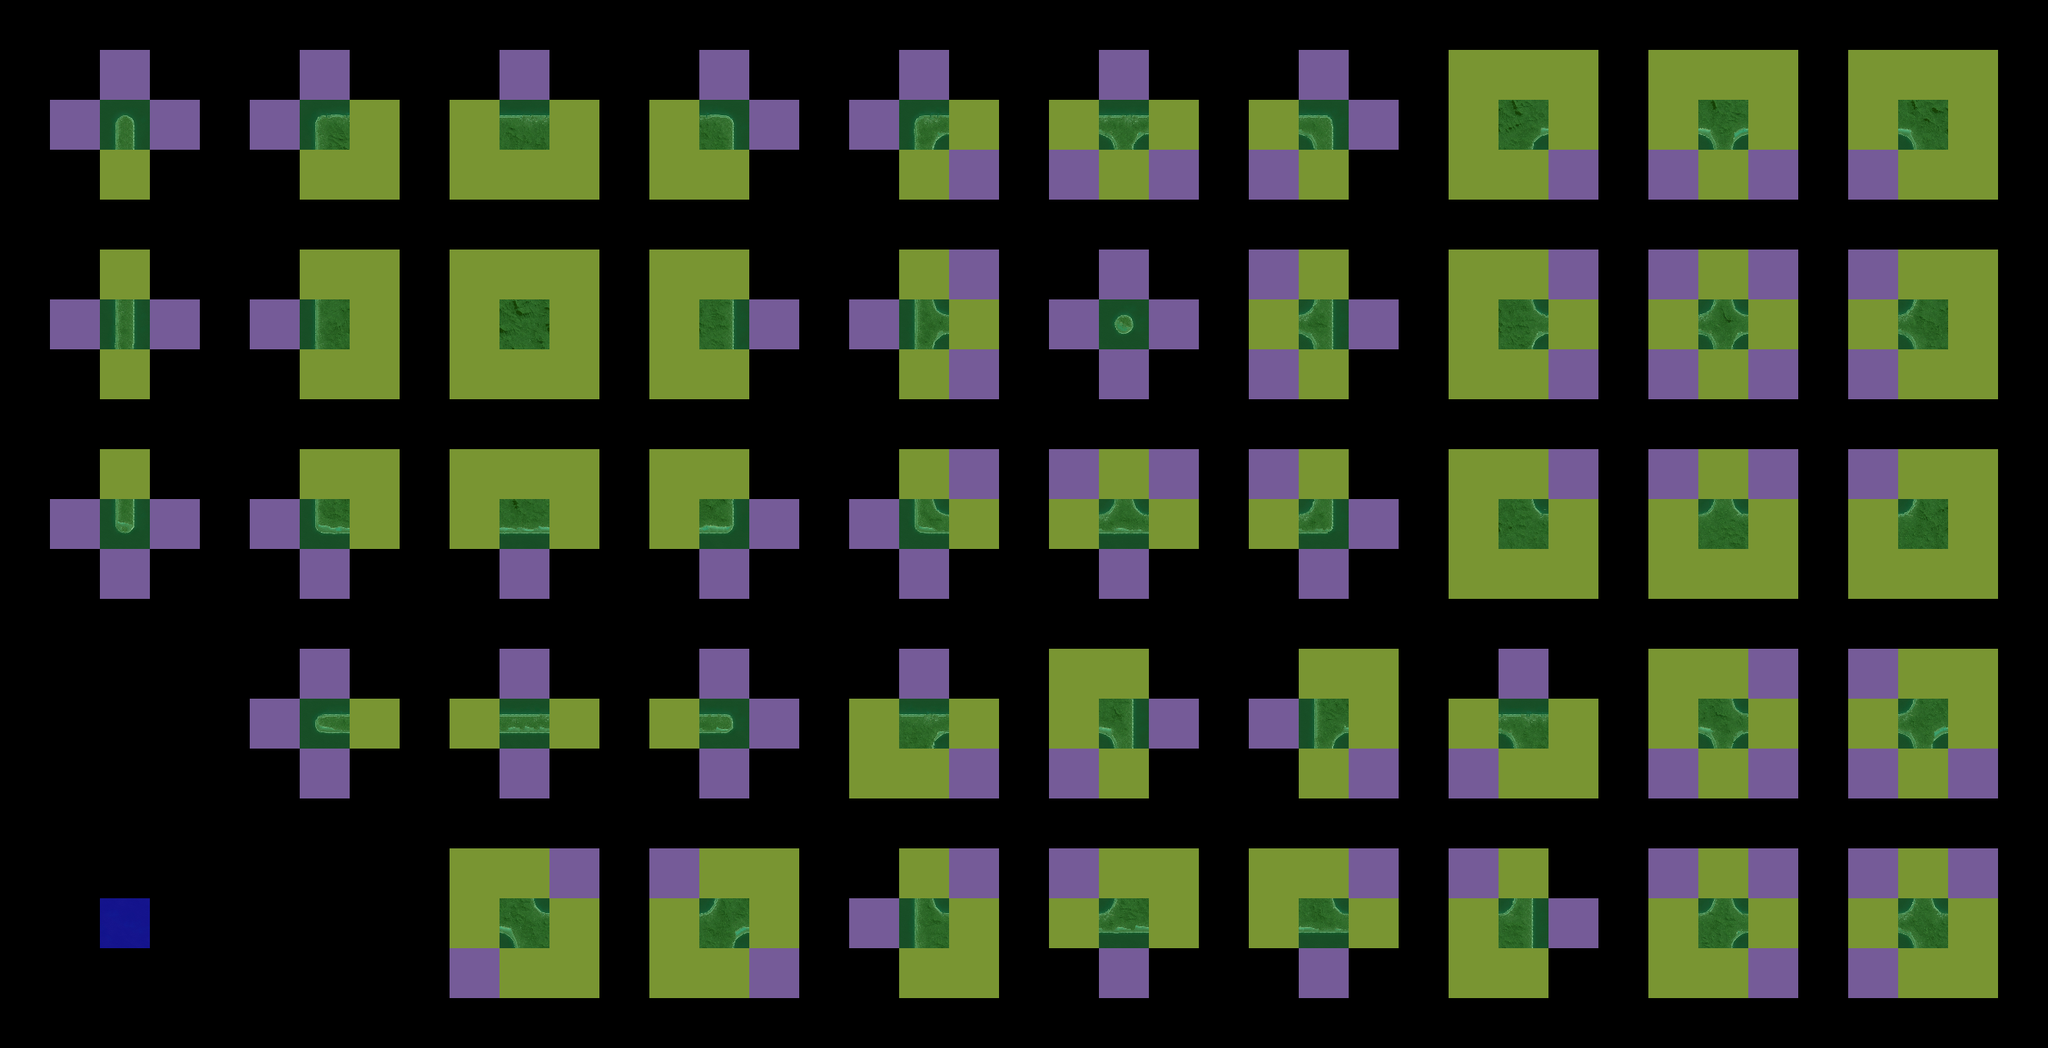

A 2D game scene composited from a Tiled map and its tileset images. What follows is a short description and the map's XML, with each tile layer's data collapsed to a summary:
An orthogonal 41x21 tile map with 64x64 px tiles, 4 tile layers (regions_output, regions_input, output_terrain, input_set), 2 tilesets.

<map version="1.0" orientation="orthogonal" renderorder="right-down" width="41" height="21" tilewidth="64" tileheight="64" nextobjectid="1">
 <properties>
  <property name="AutomappingRadius" value="2" />
  <property name="DeleteTiles" value="true" />
 </properties>
 <tileset firstgid="1" name="terrain" tilewidth="64" tileheight="64" spacing="10" margin="10" tilecount="50" columns="10">
  <image source="blob_example.png" width="750" height="380" />
 </tileset>
 <tileset firstgid="51" name="set" tilewidth="64" tileheight="64" tilecount="16" columns="8">
  <image source="ruleset.png" width="512" height="128" />
 </tileset>
 <layer name="regions_output" width="41" height="21">
  <data>[861 cells, 48 non-empty, 1 distinct tile ids]</data>
 </layer>
 <layer name="regions_input" width="41" height="21">
  <data>[861 cells, 340 non-empty, 1 distinct tile ids]</data>
 </layer>
 <layer name="output_terrain" width="41" height="21">
  <data>[861 cells, 48 non-empty, 48 distinct tile ids]</data>
 </layer>
 <layer name="input_set" width="41" height="21" opacity="0.4">
  <data>[861 cells, 340 non-empty, 2 distinct tile ids]</data>
 </layer>
</map>
